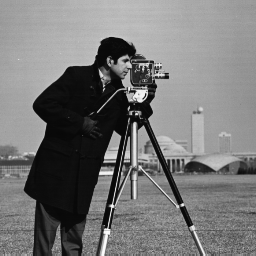
#> input picture cameraman.tif, 256 x 256 px
$ python hw2.py
#> lines starting #> are read from the running program, lines starting #| are printed output that depends on the picture
from PIL import Image
import numpy as np
import matplotlib.pyplot as plt
import cv2
from skimage import exposure
import os

cameraman_image = Image.open('cameraman.tif').convert('L')
#> cameraman_image is the input picture: PIL image 256x256 L; min 7, max 253, mean 118.7
lisa_image = Image.open('lisa.tif').convert('L')
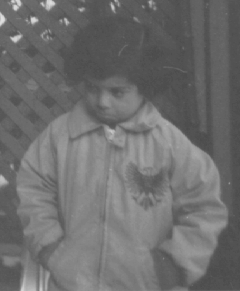
#> input picture lisa.tif, 240 x 291 px
#> lisa_image is the input picture: PIL image 240x291 L; min 74, max 224, mean 110.3

# Convert images to numpy arrays for further processing
cameraman_image_np = np.array(cameraman_image)
lisa_image_np = np.array(lisa_image)

output_path = 'output_images'
if not os.path.exists(output_path):
    os.makedirs(output_path)
plt.imshow(lisa_image_np, cmap='gray', vmin=0, vmax=255)
plt.title('Lisa Image')
plt.axis('off')
plt.savefig(os.path.join(output_path, 'lisa_image.png'))
plt.close()

plt.imshow(cameraman_image_np, cmap='gray', vmin=0, vmax=255)
plt.title('Cameraman Image')
plt.axis('off')
plt.savefig(os.path.join(output_path, 'cameraman_image.png'))
plt.close()

plt.hist(lisa_image_np.ravel(), bins=256, alpha=0.5, label='Lisa Original')
plt.title('Histogram of Lisa')
plt.savefig(os.path.join(output_path, 'histogram_of_lisa.png'))
#> figure, not shown here; tallest bar 3628 high, from x = 81.62 to 82.2
plt.close()

plt.hist(cameraman_image_np.ravel(), bins=256, alpha=0.5, label='Cameraman Original')
plt.title('Histogram of Cameraman')
plt.savefig(os.path.join(output_path, 'histogram_of_cameraman.png'))
#> figure, not shown here; tallest bar 1685 high, from x = 13.73 to 14.69
plt.close()

lisa_matched_image = exposure.match_histograms(lisa_image_np, cameraman_image_np)
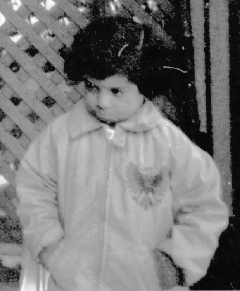
#> lisa_matched_image: shape (291, 240) float64; min 7, max 253, mean 120.4
plt.imshow(lisa_matched_image, cmap='gray')
plt.title('Lisa to Cameraman Matched Image')
plt.axis('off')
plt.savefig(os.path.join(output_path, 'lisa_to_cameraman.png'))
plt.close()

plt.hist(lisa_matched_image.ravel(), bins=256, alpha=0.5, label='Lisa to Cameraman')
plt.title('Lisa Matched Histogram')
plt.savefig(os.path.join(output_path, 'lisa_matched.png'))
#> figure, not shown here; tallest bar 3628 high, from x = 11.8 to 12.77
plt.close()

cameraman_matched_image = exposure.match_histograms(cameraman_image_np, lisa_image_np)
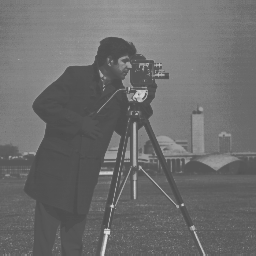
#> cameraman_matched_image: shape (256, 256) float64; min 74.06, max 224, mean 110
plt.imshow(cameraman_matched_image, cmap='gray')
plt.title('Cameraman to Lisa Matched Image')
plt.axis('off')
plt.savefig(os.path.join(output_path, 'cameraman_to_lisa.png'))
plt.close()

plt.hist(cameraman_matched_image.ravel(), bins=256, alpha=0.5, label='Cameraman to Lisa')
plt.title('Cameraman Matched Histogram')
plt.savefig(os.path.join(output_path, 'cameraman_matched.png'))
#> figure, not shown here; tallest bar 1918 high, from x = 132 to 132.6
plt.close()

lisa_equalized_image = cv2.equalizeHist(lisa_image_np)
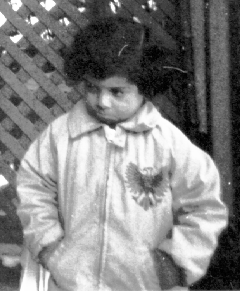
#> lisa_equalized_image: shape (291, 240); min 0, max 255, mean 130.4
plt.imshow(lisa_equalized_image, cmap='gray')
plt.title('Lisa Equalized Image')
plt.axis('off')
plt.savefig(os.path.join(output_path, 'lisa_equalized.png'))
plt.close()

plt.hist(lisa_equalized_image.ravel(), bins=256, alpha=0.5, label='Lisa Equalized')
plt.title('Lisa Equalized Histogram')
plt.savefig(os.path.join(output_path, 'lisa_equalized_histogram.png'))
#> figure, not shown here; tallest bar 3628 high, from x = 24.9 to 25.9
plt.close()

cameraman_equalized_image = cv2.equalizeHist(cameraman_image_np)
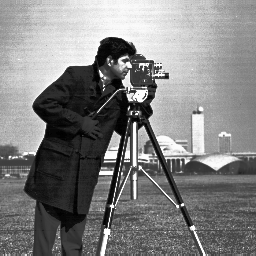
#> cameraman_equalized_image: shape (256, 256); min 0, max 255, mean 128.8
plt.imshow(cameraman_equalized_image,cmap='gray')
plt.title('Cameraman Equalized Image')
plt.axis('off')
plt.savefig(os.path.join(output_path, 'cameraman_equalized.png'))
plt.close()

plt.hist(cameraman_equalized_image.ravel(), bins=256, alpha=0.5, label='Cameraman Equalized')
plt.title('Cameraman Equalized Histogram')
plt.savefig(os.path.join(output_path, 'cameraman_equalized_histogram.png'))
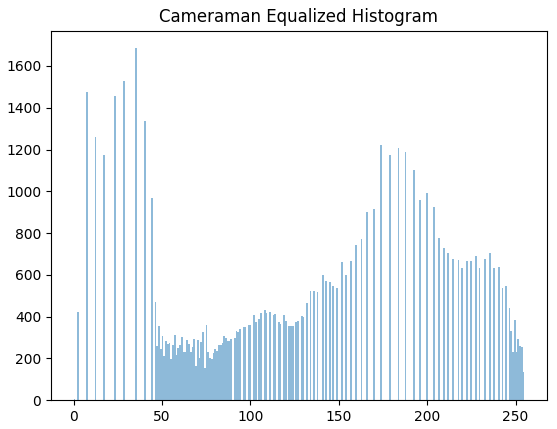
#> figure drawn by matplotlib, 1 panel; tallest bar 1685 high, from x = 34.86 to 35.86
plt.close()


plt.figure(figsize=(10, 10))

plt.subplot(3, 2, 1)
plt.imshow(lisa_image_np, cmap='gray', vmin=0, vmax=255)
plt.title("Original Lisa Image")
plt.axis('off')

plt.subplot(3, 2, 2)
plt.imshow(cameraman_image_np, cmap='gray', vmin=0, vmax=255)
plt.title("Original Cameraman Image")
plt.axis('off')

plt.subplot(3, 2, 3)
plt.imshow(lisa_matched_image, cmap='gray')
plt.title("Lisa Matched Image")
plt.axis('off')

plt.subplot(3, 2, 4)
plt.imshow(cameraman_matched_image, cmap='gray')
plt.title("Cameraman Matched Image")
plt.axis('off')


# Showing Histograms
plt.subplot(3, 2, 5)
plt.hist(lisa_image_np.ravel(), bins=256, alpha=0.5, label='Lisa Original')
plt.hist(lisa_matched_image.ravel(), bins=256, alpha=0.5, label='Lisa Matched')
plt.hist(cameraman_image_np.ravel(), bins=256, alpha=0.5, label='Cameraman Original')
plt.legend(loc='upper right')
plt.title("Histogram Comparison")

plt.subplot(3, 2, 6)
plt.hist(cameraman_image_np.ravel(), bins=256, alpha=0.5, label='Cameraman Original')
plt.hist(cameraman_matched_image.ravel(), bins=256, alpha=0.5, label='Cameraman Matched')
plt.hist(lisa_image_np.ravel(), bins=256, alpha=0.5, label='Lisa Original')
plt.legend(loc='upper right')
plt.title("Histogram Comparison")


plt.tight_layout()
plt.show()
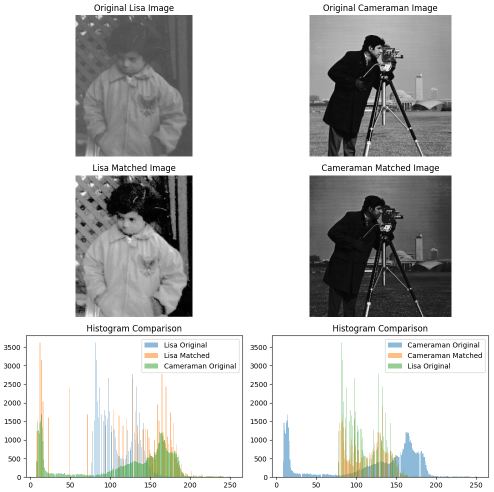
#> figure drawn by matplotlib, 6 panels; panel 5: tallest bar 3628 high, from x = 81.62 to 82.2; panel 5: tallest bar 3628 high, from x = 11.8 to 12.77; panel 5: tallest bar 1685 high, from x = 13.73 to 14.69; panel 6: tallest bar 1685 high, from x = 13.73 to 14.69
